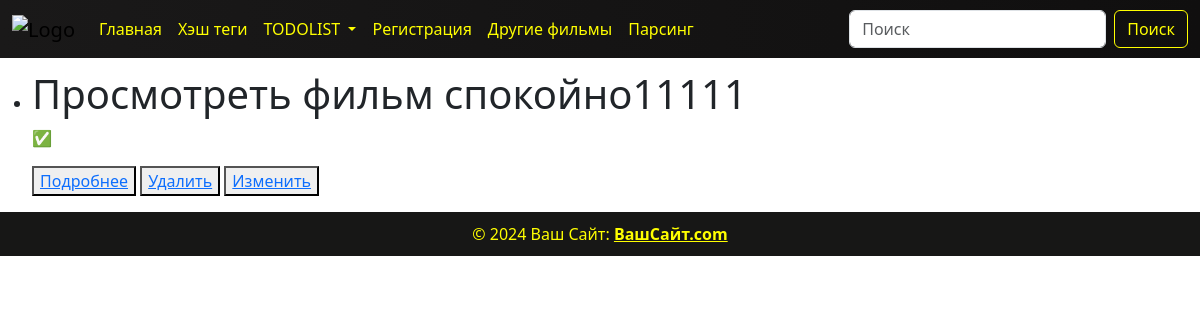
Page /todo_list/ on the earlier database version.
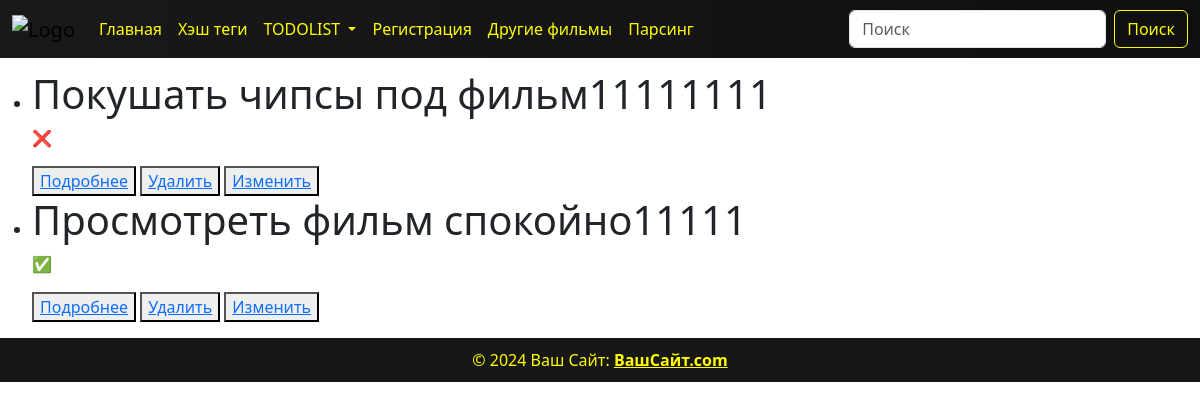
Same page on the later database version.
### todo/models.py (models this page shows, shortened)
class TodoModel(models.Model):
    CHECK = (
        ("✅", "✅"),
        ("❌", "❌")
    )
    task = models.TextField()
    checked = models.CharField(choices=CHECK, max_length=10)
    choice_movie = models.ForeignKey(Movies, on_delete=models.CASCADE)
    created_at = models.DateField(auto_now_add=True)
    updated_at = models.DateField(auto_now=True)

### todo/views.py (the view)
# urls.py: path('todo_list/', views.TodoListView.as_view(), name='todo_list'),
@method_decorator(cache_page(60*15), name='dispatch')
class TodoListView(generic.ListView):
    template_name = 'todo/todo_list.html'
    model = models.TodoModel
    def get_queryset(self):
        todos = cache.get('todos')
        if not todos:
            todos = self.model.objects.all().order_by('-id')
            cache.set('todos', todos, 60*15)
        return todos

### templates/todo/todo_list.html
{% load  static %}
{% include 'components/header.html' %}
<link rel="stylesheet" href="{% static 'css/todo.css' %}">
<link rel="stylesheet" href="{% static 'css/show.css' %}">
<ul>
    {% for i in object_list %}
        <li>
        <h1>{{ i.task }}</h1>
        <p>{{ i.checked }}</p>
            <button><a href="/todo_list/{{ i.id }}/">Подробнее</a></button>
            <button><a href="/todo_list/{{ i.id }}/delete/">Удалить</a></button>
            <button><a href="/todo_list/{{ i.id }}/update/">Изменить</a></button>
        </li>
    {% endfor %}
</ul>
{% include 'components/footer.html' %}

Differences in the rows shown:
added TodoModel: task "Покушать чипсы под фильм11111111", checked "❌"
